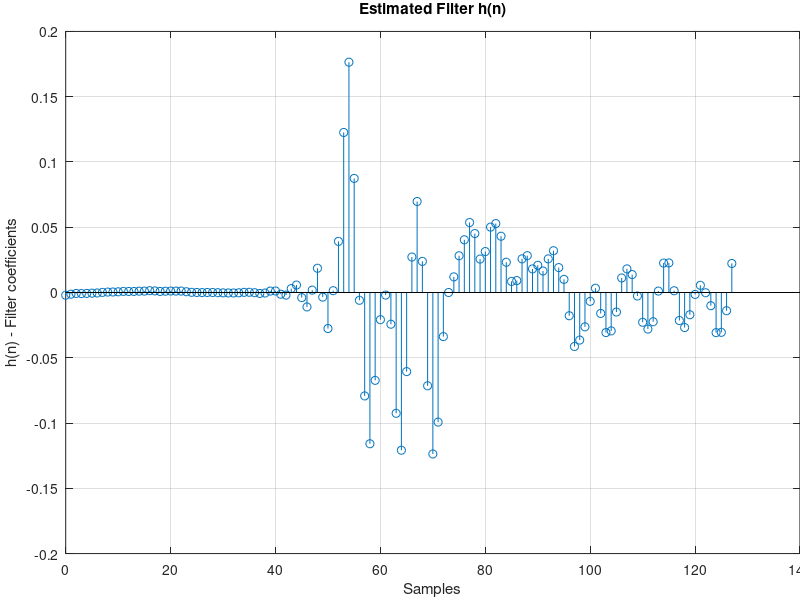
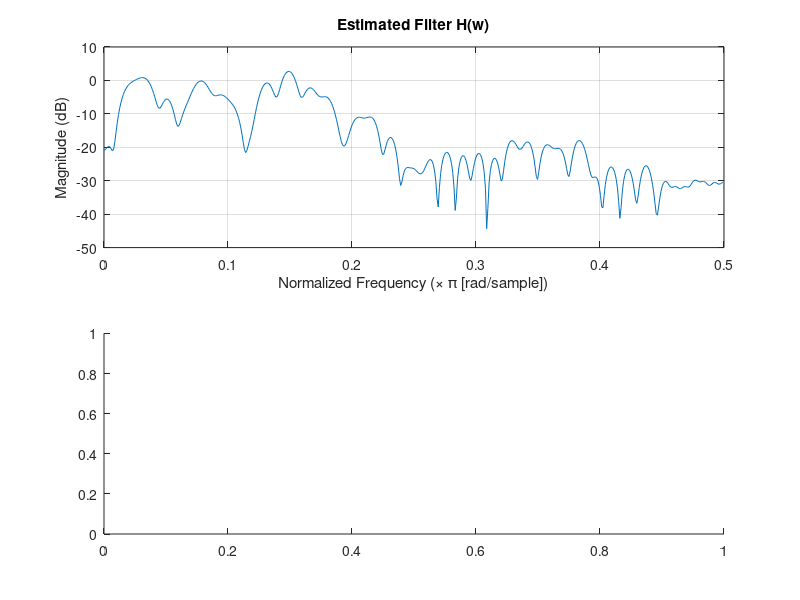

Write MATLAB code to recreate these figures, in order. (Note: this script raises an error after producing the figures.)
close all;
clc;


 h_sin = [.00611868;
        .0078714;
        .00940182;
        .0106632;
        .0116183;
        .0122381;
        .0125087;
        .0124151;
        .0119644;
        .0111676;
        .0100462;
        .00862901;
        .00696222;
        .00508823;
        .00306373;
        .000946229;
        -.00120326;
        -.00332236;
        -.00534974;
        -.00722836;
        -.00890035;
        -.0103194;
        -.0114426;
        -.0122376;
        -.0126813;
        -.0127589;
        -.0124664;
        -.0118132;
        -.0108157;
        -.00950104;
        -.00790918;
        -.00608452;
        -.00407815;
        -.00194941;
        .000243349;
        .00243289;
        .00455866;
        .00655702;
        .00836954;
        .00994616;
        .0112386;
        .0122102;
        .0128282;
        .0130787;
        .0129499;
        .0124454;
        .011578;
        .0103715;
        .00886241;
        .00708973;
        .00510801;
        .00297056;
        .00074363;
        -.00151429;
        -.00373364;
        -.00585271;
        -.00780736;
        -.00954061;
        -.0110041;
        -.0121513;
        -.0129502;
        -.0133754;
        -.0134141;
        -.0130628;
        -.0123311;
        -.0112373;
        -.00981512;
        -.00810332;
        -.00615151;
        -.00401387;
        -.00175253;
        .000567634;
        .00287872;
        .00511458;
        .00720823;
        .0090991;
        .0107315;
        .0120577;
        .0130379;
        .0136425;
        .0138519;
        .0136607;
        .0130699;
        .0120967;
        .0107705;
        .00912412;
        .00720836;
        .00507533;
        .00278774;
        .000411414;
        -.00198554;
        -.00433125;
        -.00656149;
        -.00860753;
        -.0104105;
        -.0119161;
        -.0130812;
        -.0138669;
        -.0142538;
        -.0142251;
        -.0137844;
        -.012939;
        -.0117144;
        -.0101433;
        -.00827141;
        -.00615126;
        -.00384478;
        -.00141808;
        .00105814;
        .00351379;
        .00587455;
        .00807436;
        .0100461;
        .0117331;
        .0130845;
        .014059;
        .0146295;
        .0147744;
        .0144892;
        .0137823;
        .0126686;
        .0111848;
        .00936767;
        .00727125;
        .00495444;
        .00248516;
        -6.73399e-5;
        -.00262758];

 h_bb = [.0222325;
        -.0139671;
        -.0305184;
        -.0307636;
        -.0101165;
        -.000200581;
        .00550817;
        -.00149264;
        -.0170492;
        -.0268676;
        -.0214635;
        .00134159;
        .0226597;
        .0225511;
        .00109679;
        -.0224108;
        -.0280385;
        -.0228094;
        -.00268563;
        .0137355;
        .0180825;
        .0111368;
        -.0149742;
        -.0294231;
        -.0306827;
        -.0160451;
        .0032811;
        -.00678058;
        -.026303;
        -.0364341;
        -.0413457;
        -.0178154;
        .0100546;
        .0190829;
        .0319895;
        .0257628;
        .0164719;
        .0208493;
        .0180724;
        .0281953;
        .0257796;
        .00913213;
        .00850601;
        .0231608;
        .0431035;
        .0528096;
        .0500973;
        .0313528;
        .0256348;
        .0451643;
        .0536033;
        .0403724;
        .0281472;
        .0119722;
        9.23611e-6;
        -.0337887;
        -.0992857;
        -.123698;
        -.0714675;
        .0238356;
        .0697147;
        .0271743;
        -.0606042;
        -.120834;
        -.0925527;
        -.0243003;
        -.00196787;
        -.0208312;
        -.0673055;
        -.115875;
        -.0792391;
        -.00596349;
        .0874122;
        .176433;
        .12259;
        .0391578;
        .00138033;
        -.0276105;
        -.00353472;
        .01858;
        .00183158;
        -.0110577;
        -.00393337;
        .00570718;
        .0029915;
        -.00199942;
        -.00130829;
        .00114979;
        .00107999;
        -.000411593;
        -.000745858;
        -.000142838;
        .000160664;
        .000110064;
        -.000227725;
        -.000354958;
        -.00034311;
        -.000254735;
        -.000147984;
        -2.7051e-7;
        1.18658e-5;
        -7.15179e-5;
        1.8272e-5;
        .000132489;
        .000585346;
        .00107692;
        .00106946;
        .00112041;
        .000995935;
        .000797515;
        .00122163;
        .0013991;
        .00106644;
        .00100282;
        .000814768;
        .000801713;
        .000838398;
        .000536345;
        .000387848;
        .000319982;
        8.47191e-5;
        -.000361454;
        -.000511269;
        -.000703714;
        -.000801431;
        -.000726675;
        -.00130935;
        -.00205656];



%% Question 2

f_s = 16000;    % Hz
h = flipud(h_bb);
[H,w] = freqz(h,1,512,f_s); %'whole',


figure('Color','white')
stem(0:numel(h)-1, h); grid on;
xlabel 'Samples', ylabel 'h(n) - Filter coefficients', title 'Estimated Filter h(n)'
set(gca,'LooseInset',get(gca,'TightInset'))

figure('Color','white');
subplot(2,1,1);
plot(w/f_s,20*log10(abs(H))); grid on;
xlabel 'Normalized Frequency (\times \pi [rad/sample])', ylabel 'Magnitude (dB)', title 'Estimated Filter H(w)'
subplot(2,1,2)
plot(w/f_s, 180/pi*wrapToPi(angle(H))); grid on;
xlabel 'Normalized Frequency (\times \pi [rad/sample])', ylabel 'Phase (degrees)'
set(gca,'LooseInset',get(gca,'TightInset'))